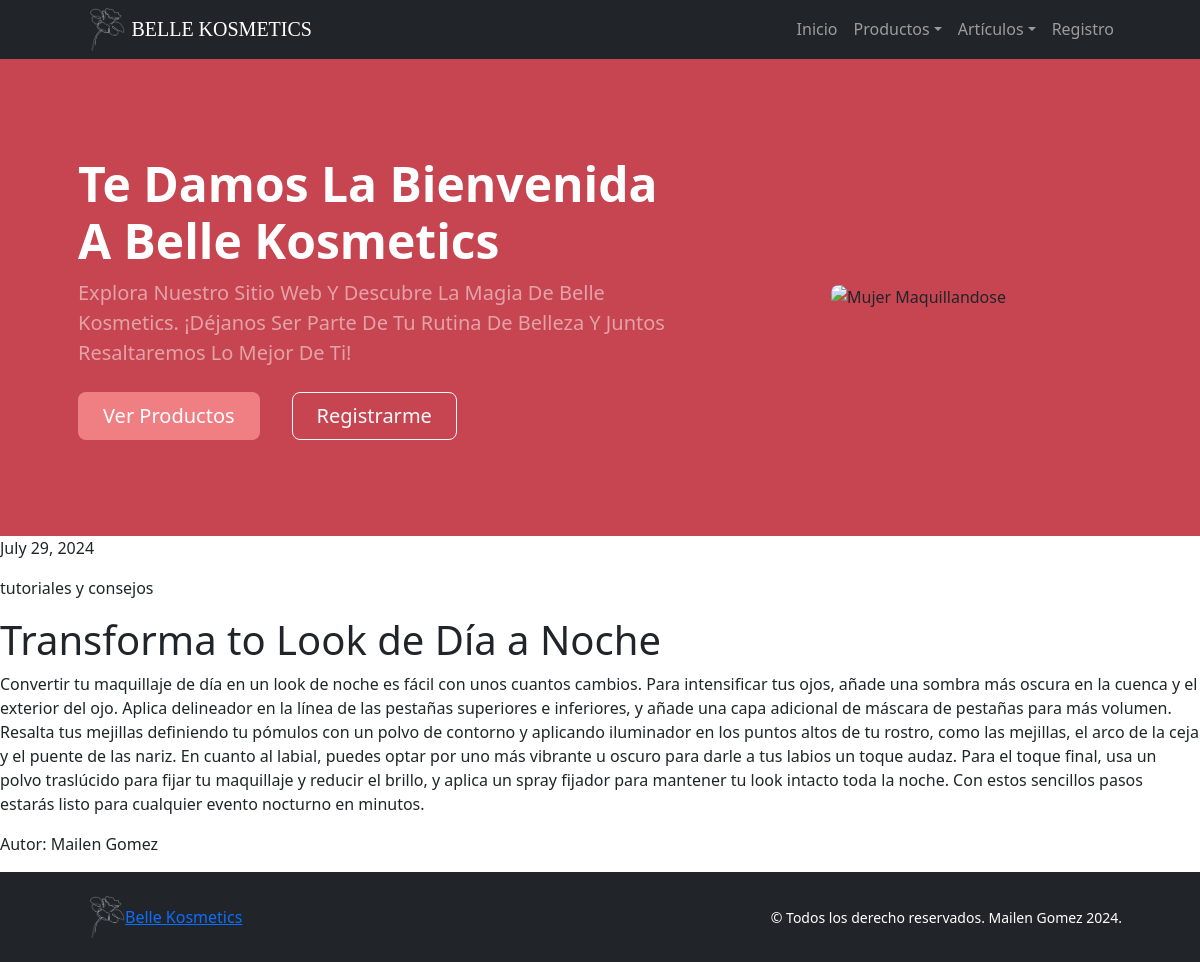
/articulos/8, run on the app's committed database.
### App_Final/models.py (models this page shows)
class Articulo(models.Model):
    listado_clasificaciones = [
        ("tendencias", "Tendencias"),
        ("productos virales", "Productos Virales"),
        ("tutoriales y consejos", "Tutoriales y consejos"),
        ("nuevos lanzamientos", "Nuevos lanzamientos"),
        ("reseñas y opiniones", "Reseñas y opiniones"),
        ("comparativas", "Comparativas"),
        ("DIY", "DIY (Hazlo tú mismo)"),
        ("caro vs barato", "Producto caro VS Producto barato"),
    ]
    titulo = models.CharField(max_length=40)
    detalle = models.TextField()
    fecha = models.DateField(default=timezone.now)
    autor = models.CharField(max_length=40)
    clasificacion = models.CharField(max_length=40, choices=listado_clasificaciones)

### App_Final/views.py (the view)
# urls.py: path('articulos/<pk>', views.ArticuloDetailView.as_view(), name='DetalleArticulo'),
class ArticuloDetailView(DetailView):
    model = Articulo
    template_name = "App_Final/ver_mas.html"

### App_Final/templates/App_Final/ver_mas.html
{% extends 'App_Final/base.html' %}
{% load static %}
{% block main %}
    <main>
        <p>{{articulo.fecha}}</p>
        <p>{{articulo.clasificacion}}</p>
        <h1>{{articulo.titulo}}</h1>
        <p>{{articulo.detalle}}</p>
        <p>Autor: {{articulo.autor}}</p>
    </main>
{% endblock %}

### data on the page
Articulo: fecha "July 29, 2024", clasificacion "tutoriales y consejos", titulo "Transforma to Look de Día a Noche", detalle "Convertir tu maquillaje de día en un look de noche es fácil con unos cuantos cambios. Para intensificar tus ojos, añade una sombra más oscura en la cuenca y el exterior del ojo. Aplica delineador en la línea de las pestañas superiores e inferiores, y añade una capa adicional de máscara de pestañas para más volumen. Resalta tus mejillas definiendo tu pómulos con un polvo de contorno y aplicando iluminador en los puntos altos de tu rostro, como las mejillas, el arco de la ceja y el puente de las nariz. En cuanto al labial, puedes optar por uno más vibrante u oscuro para darle a tus labios un toque audaz. Para el toque final, usa un polvo traslúcido para fijar tu maquillaje y reducir el…", autor "Mailen Gomez"
